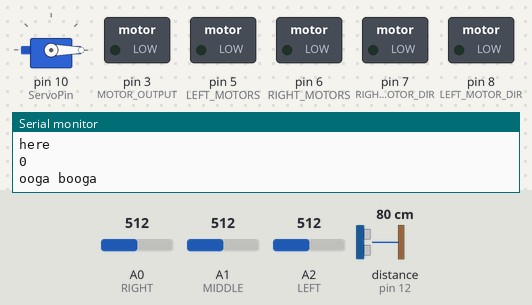
The sketch below on a simulated Arduino Uno, built with avr-gcc and run on an emulated ATmega328P. On the bench: servo, switched loads named in the sketch (green lamp = pin HIGH), the last lines printed to the serial monitor. Inputs (shaded band) come from the test bench; at power-on: A0 (RIGHT) = 512, A1 (MIDDLE) = 512, A2 (LEFT) = 512, distance to the obstacle (sensor on pin 12) 80 cm. The echo pulse lasts 58.3 µs per cm.

Above: at 0.1 s.
At 0.5 s:
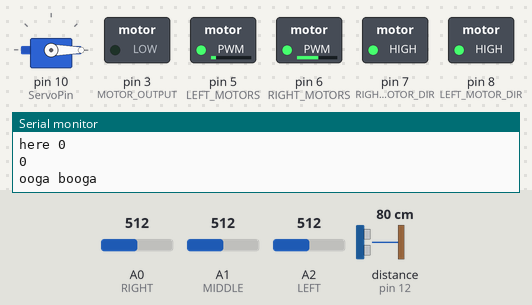
At 3.5 s:
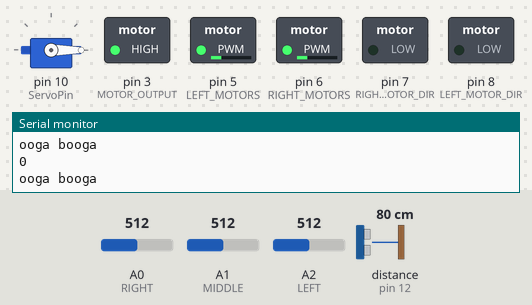
Timing chart, 0 to 5.0 s (numbered marks = the images above):
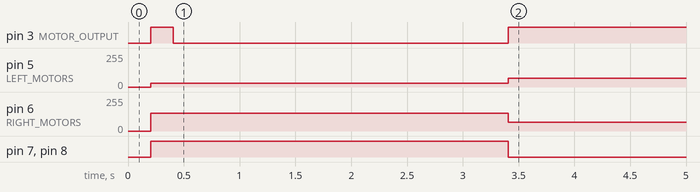

Measured:
- by itself, pin 3 (MOTOR_OUTPUT): LOW → HIGH at 0.20 s, → LOW 0.20 s later, → HIGH 3.0 s later
- by itself, pin 5 (LEFT_MOTORS): 0/255 → 30/255 at 0.20 s, → 65/255 3.2 s later
- by itself, pin 6 (RIGHT_MOTORS): 0/255 → 135/255 at 0.20 s, → 65/255 3.2 s later
- by itself, pin 7 (RIGHT_MOTOR_DIR), pin 8 (LEFT_MOTOR_DIR): LOW → HIGH at 0.20 s, → LOW 3.2 s later

The sketch:

final_mobot_code.ino
```cpp
int distVal = 10.5;
int turnSpeed = 95;
int forwardSpeed = turnSpeed - 15;
int backwardSpeed = forwardSpeed - 15;
int desiredLine = 2;
const int noWall = 0;
const int goodDist = 1;
const int tooFar = 2;
const int tooClose = 3;
const int rev = 4;

#include <NewPing.h>
#include <Servo.h>

// Define all of the pins used.  These are NOT up to us, but rather what Elegoo decided.  Don't change.
// If your car doesn't function properly  with these pins, please double check your pin connections.
const int LEFT_MOTORS = 5; // pin that controls the speed of the 2 left side motors - PWM pin
const int RIGHT_MOTORS = 6; // pin that controls the speed of the 2 right side motors - PWM pin
const int LEFT_MOTOR_DIR = 8; // pin that controls the polarity, or direction, of the 2 left side motors (HIGH = forward, LOW = backward)
const int RIGHT_MOTOR_DIR = 7; // pin that controls the polarity, or direction, of the 2 right side motors (HIGH = forward, LOW = backward)
const int MOTOR_OUTPUT = 3; // controls whether the motors are allowed to run or not

// IR Detector Pins
const int RIGHT = A0;
const int MIDDLE = A1;
const int LEFT = A2;

// Servo & Sonar Pins, Servo naming
const int ServoPin = 10;
const int TriggerPin = 13; //digi pin
const int EchoPin = 12; //digi pin with PWM

NewPing sonar (TriggerPin, EchoPin, 30);
Servo servo;

// Threshold values for IR detection
// Feel free to change these values if you find a better range to work with
const int THRESHOLD_WHITE_BLACK = 450;
const int THRESHOLD_OUTSIDE = 850;


// The number of lines your car should detect. This value should not be changed.


// TODO: Make a global counter to represent the number of counted lines
int lineCount = 0;
// TODO: forward function -> turns on motors and sets the appropriate speed
// Inputs: An integer representing the speed of the motors (0-255)
// Outputs: None
void forward(int speed) {
  digitalWrite(MOTOR_OUTPUT, HIGH);
  digitalWrite(LEFT_MOTOR_DIR, HIGH);
  digitalWrite(RIGHT_MOTOR_DIR, HIGH);
  analogWrite(RIGHT_MOTORS, speed);
  analogWrite(LEFT_MOTORS, speed);
}

void backward(int speed) {
  digitalWrite(MOTOR_OUTPUT, HIGH);
  digitalWrite(LEFT_MOTOR_DIR, LOW);
  digitalWrite(RIGHT_MOTOR_DIR, LOW);
  analogWrite(RIGHT_MOTORS, speed);
  analogWrite(LEFT_MOTORS, speed);
}

void turnRight(int speed) {
  digitalWrite(MOTOR_OUTPUT, HIGH);
  digitalWrite(LEFT_MOTOR_DIR, HIGH);
  digitalWrite(RIGHT_MOTOR_DIR, HIGH);
  analogWrite(LEFT_MOTORS, 30);
  analogWrite(RIGHT_MOTORS, speed+40);
}

void turnLeft(int speed) {
  digitalWrite(MOTOR_OUTPUT, HIGH);
  digitalWrite(LEFT_MOTOR_DIR, HIGH);
  digitalWrite(RIGHT_MOTOR_DIR, HIGH);
  analogWrite(LEFT_MOTORS, speed+40);
  analogWrite(RIGHT_MOTORS, 30);
}

bool lineDetect() {
  bool rightBlack = 0;
  bool leftBlack = 0;
  bool midBlack = 0;
  int leftRead = analogRead(LEFT);
  int middleRead = analogRead(MIDDLE);
  int rightRead = analogRead(RIGHT);

  if (rightRead > THRESHOLD_WHITE_BLACK && rightRead < THRESHOLD_OUTSIDE) {
      rightBlack = 1;
  } else {
    rightBlack = 0;
  }

  if (middleRead > THRESHOLD_WHITE_BLACK && middleRead < THRESHOLD_OUTSIDE) {
    midBlack = 1;
  } else {
    midBlack = 0;
  }

  if (leftRead > THRESHOLD_WHITE_BLACK && leftRead < THRESHOLD_OUTSIDE) {
    leftBlack = 1;
  } else {
    leftBlack = 0;
  }

  return ((rightBlack && leftBlack && midBlack) || (rightBlack && midBlack) || (midBlack && leftBlack));
}

int wallDetect(int wallDist) {
  if ((0+2.5 < wallDist) & (wallDist < distVal-2.5)) {
    return 3; // too close, turn left
  }
  else if (wallDist > distVal+2.5) {
    return 2; // too far, turn right
  }
  else if (wallDist == 0) {
    return 0; // wall not detected, turn right
  }
  else {
    return 1; // appropriate distace, go straight
  }
}

// initial setup on start
void initial(){
  motorOff();
  servo.write(0);
  Serial.println("here");
}

// TODO: off function -> sets MOTOR_OUTPUT to LOW
// Inputs: None
// Outputs: None
void motorOff() {
    digitalWrite(MOTOR_OUTPUT, LOW);
}

void setup() {
  // put your setup code here, to run once:
  Serial.begin(9600);
  servo.attach(ServoPin);
  // servo.write(180);

  // TODO: At least 6 calls to pinMode to set up the appropriate INPUTS and OUTPUTS
  // motor pins:
  pinMode(MOTOR_OUTPUT, OUTPUT);
  pinMode(LEFT_MOTOR_DIR, OUTPUT);
  pinMode(RIGHT_MOTOR_DIR, OUTPUT);
  pinMode(RIGHT_MOTORS, OUTPUT);
  pinMode(LEFT_MOTORS, OUTPUT);

  //IR pins:
  pinMode(LEFT, INPUT);
  pinMode(MIDDLE, INPUT);
  pinMode(RIGHT, INPUT);

  Serial.begin(9600);
  // TODO: function call to forward with an appropriate speed value
  initial();
  // Uncomment the below to begin debugging

}

void loop() {
  // put your main code here, to run repeatedly:

  // servo.write(180);
  int wallDist = sonar.ping_cm();
  int mode = wallDetect(wallDist);
  Serial.println(wallDist);

  bool line = lineDetect();
  if (line) {
    lineCount++;
    Serial.println("ooga booga");
    delay(200);
  }

  // mode switch between left,right,forward
  // try to create an array like [0, "left", "right", "forward"] then index into it
  if (lineCount < desiredLine) {

    switch (mode) {
      case noWall: // no wall
        // motorOff();
        // maybe another bool to discern if we're past a wall?
        // delay(50);
        Serial.println("here 0");
        turnRight(turnSpeed);
        break;
      case goodDist: // appropriate distance from wall
        forward(forwardSpeed);
        Serial.println("here 1");
        break;
      case tooFar: // too far from wall
        turnRight(turnSpeed);
        Serial.println("here 2");
        break;
      case tooClose: // too close from wall
        turnLeft(turnSpeed);
        Serial.println("here 3");
        break;

    }
  } else {
    if (lineCount == desiredLine){
      motorOff();
      lineCount++;
      delay(3000);
    }
    mode = rev;
    backward(backwardSpeed);
  }

}
```
